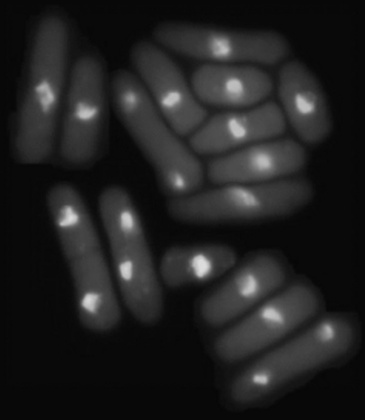
%> input picture Lecciones/Leccion26 24-07-2020/imagen6.jpg, 365 x 420 px, shrunk from 710 x 818 before the run
$ octave tarea1.m   (GNU Octave 9; MATLAB toolbox functions it lacks are replaced by stand-ins)
%> lines starting %> are read from the running program, lines starting %| are printed output that depends on the picture; in (x1, y1, x2, y2) boxes, pixels count from 0 and x2, y2 are one past the last pixel; in counts of white or black regions, pixels touching at a corner belong together; the program's own positions count from 1
### Lecciones/Leccion26 24-07-2020/otsu.m
function T = otsu(A)
  % Funcion que calcula el umbral utilizando el metodo de Otsu
  % A: imagen original en formato uint8
  % T: umbral para la imagen A
  [m,n] = size(A);
  % Paso 0: Calcular el histograma de la imagen A
  [q,~] = imhist(A);

  % Paso 1: Calcular el histograma normalizado
  h = (1/(m*n))*q;

  % Paso 2: Calcular vector de suma acumulada
  p = zeros(256,1);
  for k = 1:256
    p(k) = sum(h(1:k));
  endfor

  % Paso 3: Calcular vector de suma acumulada con peso
  mc = zeros(256,1);
  for k = 1:256
    mc(k) = sum((0:k-1)'.*h(1:k));
  endfor

  % Paso 4: Calcular el maximo de mc
  mg = mc(256);

  % Paso 5: Calcular vector de varianza entre clases
  N = (mg*p-mc).^2;
  D = p.*(1-p);
  delta2b = N./D;

  % Paso 6: Posicion maxima del vector delta2b
  [~,T] = max(delta2b);
  T = T-1; % Ya que Octave cuenta a partir del 1 y no del 0
endfunction

### Lecciones/Leccion26 24-07-2020/otsu2.m
function [T1,T2] = otsu2(A)
  % Funcion que implementa el algoritmo de Otsu para 2 umbrales
  % A: imagen original en formato uint8
  % T1: umbral inferior para la imagen A
  % T2: umbral superior para la imagen A
  [m,n] = size(A);

  % Paso 0: Calcular el histograma de la imagen A
  [q,~] = imhist(A);

  % Paso 1: Calcular el histograma normalizado
  h = (1/(m*n))*q;

  % Paso 2: Calcular vector de suma acumulada
  p = zeros(256,1);
  for k = 1:256
    p(k) = sum(h(1:k));
  endfor

  % Paso 3: Calcular vector de suma acumulada con peso
  mc = zeros(256,1);
  for k = 1:256
    mc(k) = sum((0:k-1)'.*h(1:k));
  endfor

  % Paso 4: Calcular el maximo de mc
  mg = mc(256);

  % Paso 5: Para k1 = 0,1,...,255 y k2 = 0,1,...,255
  sigma2b = zeros(256,256);
  for k1 = 1:256
    for k2 = 1:256
      if k1<k2
        % Paso 6: Calcular P1, P2 y P3
        P1 = sum(h(1:k1));
        P2 = sum(h(k1+1:k2));
        P3 = sum(h(k2+1:256));

        % Paso 7: Calcular m1, m2 y m3
        resultado = 0;
        if P1
          m1 = (1/P1)*sum((0:k1-1)'.*h(1:k1));
          resultado += P1*(m1-mg)^2;
        endif

        if P2
          m2 = (1/P2)*sum((k1:k2-1)'.*h(k1+1:k2));
          resultado += P2*(m2-mg)^2;
        endif

        if P3
          m3 = (1/P3)*sum((k2:255)'.*h(k2+1:256));
          resultado += P3*(m3-mg)^2;
        endif

        % Paso 8: Establecer el valor de sigma_b2 para la posicion correspondiente
        sigma2b(k1,k2) = resultado;
      endif
    endfor
  endfor

  % Paso 9: Obtener los umbrales T1, T2
  [F,X] = max(sigma2b);
  [Z,T2] = max(F);
  T1 = X(T2);
  T1 = T1-1; T2 = T2-1;
endfunction

### Lecciones/Leccion26 24-07-2020/tarea1.m
clc; clear; close all;
pkg load image;

% Carga de la imagen original
A = imread('imagen6.jpg');
%> A is the input picture: size 420x365x3 uint8; min 5, max 221, mean 33.1
subplot(1,3,1);
imshow(A);
title('Imagen original')
[m,n] = size(A);
%> m = 420; n = 1095

% Umbral con el metodo de Otsu
T = otsu(A);
%> in otsu, `[q,~] = imhist(A);`: q = 256 values, max 104976 at index 10, min 0 at index 1, mean 1796.5
%> in otsu, `h = (1/(m*n))*q;`: h = 256 values, max 0.228 at index 10, min 0 at index 1, mean 0.00391
%> after the loop in otsu, `for k = 1:256`: p = 256 values from 0 to 1
%> after the loop in otsu, `for k = 1:256`: mc = 256 values from 0 to 33.1
%> in otsu, `mg = mc(256);`: mg = 33.1
%> in otsu, `N = (mg*p-mc).^2;`: N = 256 values, max 161.1 at index 34, min 0 at index 1, mean 37.05
%> in otsu, `D = p.*(1-p);`: D = 256 values, max 0.25 at index 19, min 0 at index 1, mean 0.0628
%> in otsu, `[~,T] = max(delta2b);`: T = 43
%> in otsu, `T = T-1;`: T = 42
%> T = 42
B = zeros(m,n);
B(A>T) = 1;
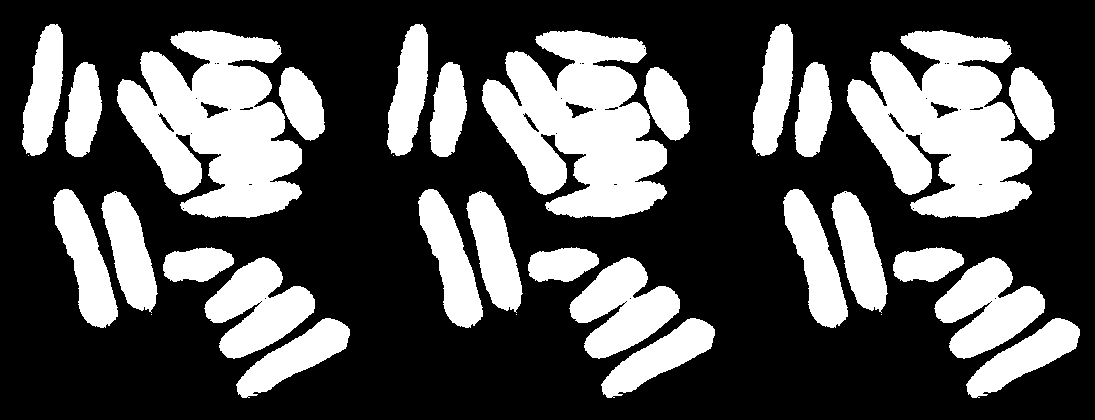
%> B: size 420x1095 double; values 0 (black) and 1 (white), 32.9% white; 33 white regions (6 under 20 px), largest, box (x1, y1, x2, y2) and area: (117, 30, 302, 218) 21993, (482, 30, 667, 218) 21993, (847, 30, 1032, 218) 21993
B(A<=T) = 0;
subplot(1,3,2);
imshow(B);
title(['Umbral Otsu: T=' num2str(T)]);

% Umbrales con el metodo de otsu para 2 umbrales
[T1,T2] = otsu2(A);
%> after the loop in otsu2, `for k1 = 1:256`:
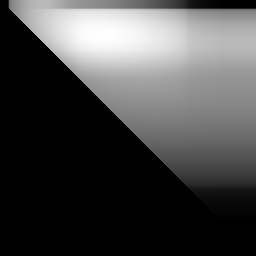
%> sigma2b: size 256x256 double; min 0, max 953, mean 268.9; drawn with min black and max white
%> after the loop in otsu2, `for k1 = 1:256`: P1 = 1; P2 = 0; m1 = 33.1; m2 = 221; resultado = 0
%> in otsu2, `[F,X] = max(sigma2b);`: F = 256 values, max 953 at index 102, min 0 at index 1, mean 774.6; X = 256 values from 1 to 43
%> in otsu2, `[Z,T2] = max(F);`: Z = 953; T2 = 102
%> in otsu2, `T1 = X(T2);`: T1 = 35
%> in otsu2, `T1 = T1-1`: T1 = 34
%> in otsu2, `T2 = T2-1`: T2 = 101
%> T1 = 34; T2 = 101
C = im2double(zeros(m,n));
C(T1<A<T2) = 0.5;
%> C: size 420x1095 double; every value is 0.5
C(A<=T1) = 0;
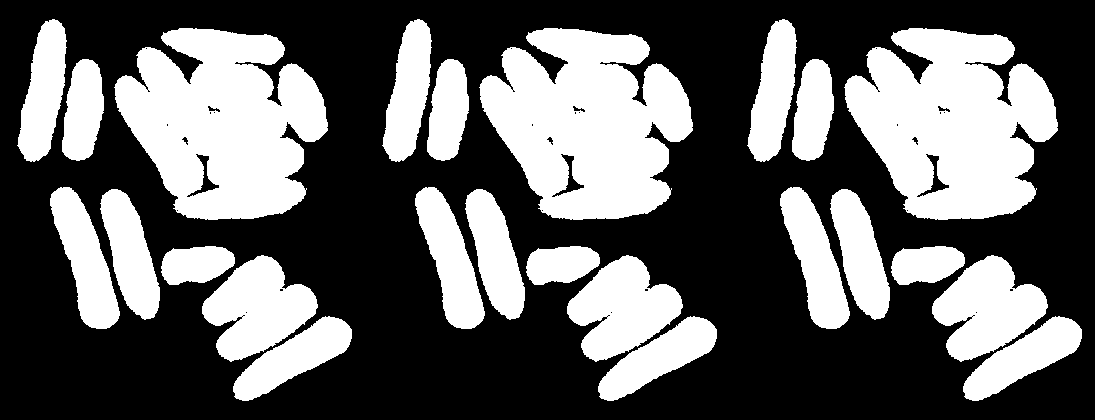
%> C: size 420x1095 double; values 0 (black) and 0.5 (white), 38.5% white; 24 white regions, largest, box (x1, y1, x2, y2) and area: (114, 28, 328, 220) 28041, (479, 28, 693, 220) 28041, (844, 28, 1058, 220) 28041
C(T2<=A) = 1;
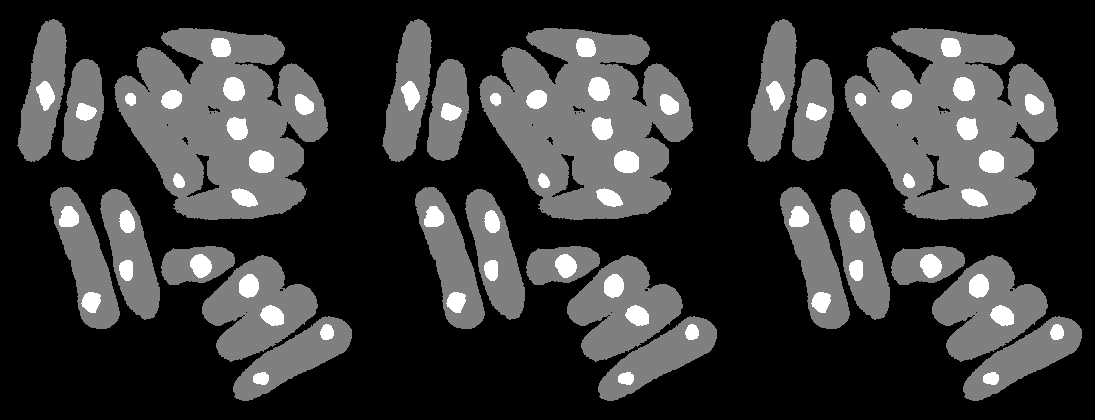
%> C: size 420x1095 double; 3.95% of pixels changed, all inside (x1, y1, x2, y2) = (36, 38, 1064, 385)
subplot(1,3,3);
imshow(C);
title(['Umbral Compuesto Otsu: T1=' num2str(T1) ' T2=' num2str(T2)]);

$ run again, with Lecciones/Leccion26 24-07-2020/imagen4.jpg copied over Lecciones/Leccion26 24-07-2020/imagen6.jpg
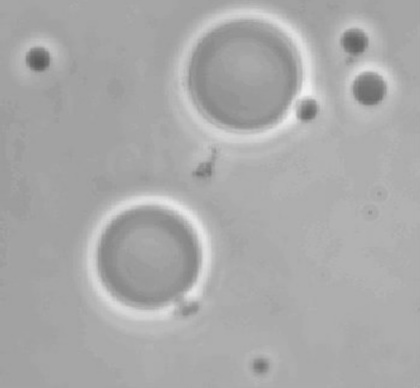
%> input picture Lecciones/Leccion26 24-07-2020/imagen4.jpg, 420 x 388 px, shrunk from 702 x 648 before the run
%> A is the input picture: size 388x420x3 uint8; min 90, max 242, mean 169.6
%> q = 256 values, max 54213 at index 163, min 0 at index 1, mean 1909.7
%> h = 256 values, max 0.111 at index 163, min 0 at index 1, mean 0.00391
%> after the loop in otsu, `for k = 1:256`: p = 256 values from 0 to 1
%> after the loop in otsu, `for k = 1:256`: mc = 256 values from 0 to 169.6
%> mg = 169.6
%> N = 256 values, max 21.24 at index 170, min 0 at index 1, mean 2
%> D = 256 values, max 0.25 at index 170, min 0 at index 1, mean 0.027
%> in otsu, `[~,T] = max(delta2b);`: T = 182
%> in otsu, `T = T-1;`: T = 181
%> B: size 388x1260 double; values 0 (black) and 1 (white), 10.6% white; 93 white regions (75 under 20 px), largest, box (x1, y1, x2, y2) and area: (172, 5, 333, 165) 8216, (592, 5, 753, 165) 8216, (1012, 5, 1173, 165) 8216
%> after the loop in otsu2, `for k1 = 1:256`:
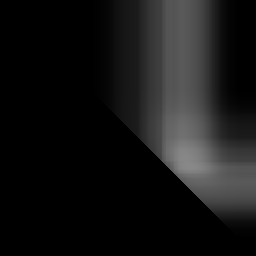
%> sigma2b: size 256x256 double; min 0, max 137, mean 21.6
%> after the loop in otsu2, `for k1 = 1:256`: P1 = 1; P2 = 0; m1 = 169.6; m2 = 242; resultado = 7.27e-27
%> F = 256 values, max 137 at index 190, min 0 at index 1, mean 48.21; X = 256 values from 1 to 182
%> in otsu2, `[Z,T2] = max(F);`: Z = 137; T2 = 190
%> in otsu2, `T1 = X(T2);`: T1 = 167
%> in otsu2, `T1 = T1-1`: T1 = 166
%> in otsu2, `T2 = T2-1`: T2 = 189
%> `[T1,T2] = otsu2(A);`: T1 = 166; T2 = 189
%> `C(T2<=A) = 1;`:
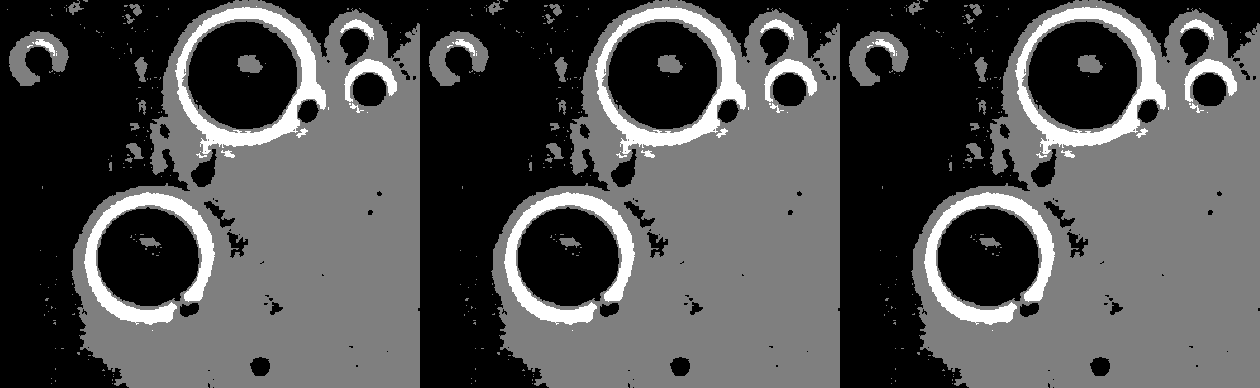
%> C: size 388x1260 double; min 0, max 1, mean 0.315
